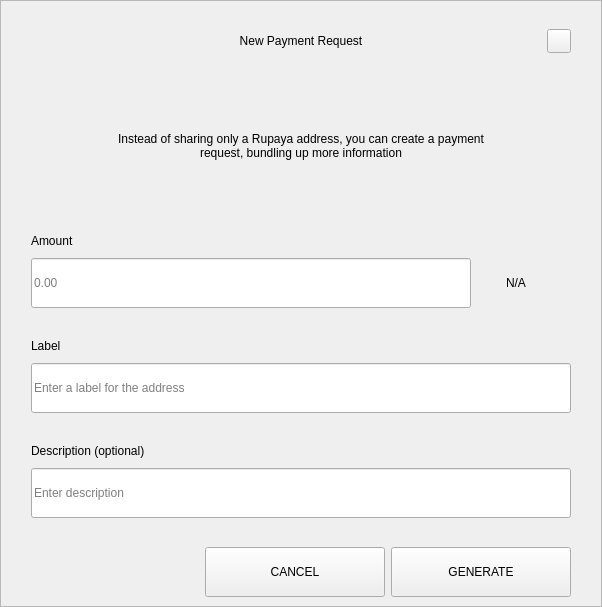
<?xml version="1.0" encoding="UTF-8"?>
<ui version="4.0">
 <class>RequestDialog</class>
 <widget class="QDialog" name="RequestDialog">
  <property name="geometry">
   <rect>
    <x>0</x>
    <y>0</y>
    <width>602</width>
    <height>607</height>
   </rect>
  </property>
  <property name="windowTitle">
   <string notr="true">N/A</string>
  </property>
  <layout class="QVBoxLayout" name="verticalLayout_5">
   <property name="spacing">
    <number>0</number>
   </property>
   <property name="leftMargin">
    <number>0</number>
   </property>
   <property name="topMargin">
    <number>0</number>
   </property>
   <property name="rightMargin">
    <number>0</number>
   </property>
   <property name="bottomMargin">
    <number>0</number>
   </property>
   <item>
    <widget class="QFrame" name="frame">
     <property name="styleSheet">
      <string notr="true"/>
     </property>
     <property name="frameShape">
      <enum>QFrame::StyledPanel</enum>
     </property>
     <property name="frameShadow">
      <enum>QFrame::Raised</enum>
     </property>
     <layout class="QVBoxLayout" name="verticalLayout_4" stretch="1,0,0">
      <property name="spacing">
       <number>0</number>
      </property>
      <property name="leftMargin">
       <number>30</number>
      </property>
      <property name="topMargin">
       <number>20</number>
      </property>
      <property name="rightMargin">
       <number>30</number>
      </property>
      <property name="bottomMargin">
       <number>0</number>
      </property>
      <item>
       <layout class="QHBoxLayout" name="horizontalLayout_3">
        <property name="spacing">
         <number>0</number>
        </property>
        <item>
         <spacer name="horizontalSpacer_21">
          <property name="orientation">
           <enum>Qt::Horizontal</enum>
          </property>
          <property name="sizeHint" stdset="0">
           <size>
            <width>40</width>
            <height>20</height>
           </size>
          </property>
         </spacer>
        </item>
        <item>
         <widget class="QLabel" name="labelTitle">
          <property name="minimumSize">
           <size>
            <width>0</width>
            <height>40</height>
           </size>
          </property>
          <property name="maximumSize">
           <size>
            <width>16777215</width>
            <height>40</height>
           </size>
          </property>
          <property name="styleSheet">
           <string notr="true">padding-left:24px;</string>
          </property>
          <property name="text">
           <string>New Payment Request</string>
          </property>
          <property name="alignment">
           <set>Qt::AlignCenter</set>
          </property>
          <property name="margin">
           <number>7</number>
          </property>
         </widget>
        </item>
        <item>
         <spacer name="horizontalSpacer">
          <property name="orientation">
           <enum>Qt::Horizontal</enum>
          </property>
          <property name="sizeHint" stdset="0">
           <size>
            <width>40</width>
            <height>20</height>
           </size>
          </property>
         </spacer>
        </item>
        <item>
         <widget class="QPushButton" name="btnEsc">
          <property name="minimumSize">
           <size>
            <width>24</width>
            <height>24</height>
           </size>
          </property>
          <property name="maximumSize">
           <size>
            <width>24</width>
            <height>24</height>
           </size>
          </property>
          <property name="focusPolicy">
           <enum>Qt::NoFocus</enum>
          </property>
          <property name="text">
           <string/>
          </property>
         </widget>
        </item>
       </layout>
      </item>
      <item>
       <widget class="QStackedWidget" name="stack">
        <property name="minimumSize">
         <size>
          <width>540</width>
          <height>0</height>
         </size>
        </property>
        <property name="maximumSize">
         <size>
          <width>540</width>
          <height>16777215</height>
         </size>
        </property>
        <property name="currentIndex">
         <number>0</number>
        </property>
        <widget class="QWidget" name="page_1">
         <property name="minimumSize">
          <size>
           <width>540</width>
           <height>0</height>
          </size>
         </property>
         <property name="maximumSize">
          <size>
           <width>540</width>
           <height>16777215</height>
          </size>
         </property>
         <layout class="QVBoxLayout" name="layout1">
          <property name="spacing">
           <number>0</number>
          </property>
          <property name="leftMargin">
           <number>0</number>
          </property>
          <property name="topMargin">
           <number>0</number>
          </property>
          <property name="rightMargin">
           <number>0</number>
          </property>
          <property name="bottomMargin">
           <number>0</number>
          </property>
          <item>
           <spacer name="verticalSpacer_21">
            <property name="orientation">
             <enum>Qt::Vertical</enum>
            </property>
            <property name="sizeType">
             <enum>QSizePolicy::Fixed</enum>
            </property>
            <property name="sizeHint" stdset="0">
             <size>
              <width>20</width>
              <height>30</height>
             </size>
            </property>
           </spacer>
          </item>
          <item alignment="Qt::AlignHCenter">
           <widget class="QLabel" name="labelMessage">
            <property name="minimumSize">
             <size>
              <width>400</width>
              <height>50</height>
             </size>
            </property>
            <property name="text">
             <string>Instead of sharing only a Rupaya address, you can create a payment request, bundling up more information</string>
            </property>
            <property name="alignment">
             <set>Qt::AlignCenter</set>
            </property>
            <property name="wordWrap">
             <bool>true</bool>
            </property>
           </widget>
          </item>
          <item alignment="Qt::AlignBottom">
           <widget class="QWidget" name="containerAmount" native="true">
            <layout class="QVBoxLayout" name="verticalLayout">
             <property name="spacing">
              <number>9</number>
             </property>
             <property name="leftMargin">
              <number>0</number>
             </property>
             <property name="topMargin">
              <number>0</number>
             </property>
             <property name="rightMargin">
              <number>0</number>
             </property>
             <property name="bottomMargin">
              <number>0</number>
             </property>
             <item>
              <widget class="QLabel" name="labelSubtitleAmount">
               <property name="minimumSize">
                <size>
                 <width>350</width>
                 <height>16</height>
                </size>
               </property>
               <property name="maximumSize">
                <size>
                 <width>16777215</width>
                 <height>16</height>
                </size>
               </property>
               <property name="text">
                <string>Amount</string>
               </property>
              </widget>
             </item>
             <item alignment="Qt::AlignTop">
              <widget class="QWidget" name="layoutAmount" native="true">
               <layout class="QHBoxLayout" name="horizontalLayout" stretch="2,0">
                <property name="spacing">
                 <number>0</number>
                </property>
                <property name="leftMargin">
                 <number>0</number>
                </property>
                <property name="topMargin">
                 <number>0</number>
                </property>
                <property name="rightMargin">
                 <number>0</number>
                </property>
                <property name="bottomMargin">
                 <number>0</number>
                </property>
                <item>
                 <widget class="QLineEdit" name="lineEditAmount">
                  <property name="minimumSize">
                   <size>
                    <width>0</width>
                    <height>50</height>
                   </size>
                  </property>
                  <property name="maximumSize">
                   <size>
                    <width>16777215</width>
                    <height>50</height>
                   </size>
                  </property>
                  <property name="placeholderText">
                   <string notr="true">0.00</string>
                  </property>
                 </widget>
                </item>
                <item>
                 <widget class="QWidget" name="comboContainer" native="true">
                  <property name="minimumSize">
                   <size>
                    <width>100</width>
                    <height>50</height>
                   </size>
                  </property>
                  <property name="maximumSize">
                   <size>
                    <width>16777215</width>
                    <height>50</height>
                   </size>
                  </property>
                  <layout class="QHBoxLayout" name="horizontalLayout_31">
                   <property name="spacing">
                    <number>0</number>
                   </property>
                   <property name="leftMargin">
                    <number>0</number>
                   </property>
                   <property name="topMargin">
                    <number>0</number>
                   </property>
                   <property name="rightMargin">
                    <number>10</number>
                   </property>
                   <property name="bottomMargin">
                    <number>0</number>
                   </property>
                   <item>
                    <widget class="QLabel" name="comboBoxCoin">
                     <property name="text">
                      <string notr="true">N/A</string>
                     </property>
                     <property name="alignment">
                      <set>Qt::AlignCenter</set>
                     </property>
                    </widget>
                   </item>
                  </layout>
                 </widget>
                </item>
               </layout>
              </widget>
             </item>
            </layout>
           </widget>
          </item>
          <item>
           <spacer name="verticalSpacer_31">
            <property name="orientation">
             <enum>Qt::Vertical</enum>
            </property>
            <property name="sizeType">
             <enum>QSizePolicy::Fixed</enum>
            </property>
            <property name="sizeHint" stdset="0">
             <size>
              <width>20</width>
              <height>30</height>
             </size>
            </property>
           </spacer>
          </item>
          <item>
           <layout class="QVBoxLayout" name="verticalLayoutLabel">
            <property name="spacing">
             <number>9</number>
            </property>
            <item>
             <widget class="QLabel" name="labelSubtitleLabel">
              <property name="minimumSize">
               <size>
                <width>0</width>
                <height>16</height>
               </size>
              </property>
              <property name="maximumSize">
               <size>
                <width>16777215</width>
                <height>16</height>
               </size>
              </property>
              <property name="text">
               <string>Label</string>
              </property>
             </widget>
            </item>
            <item>
             <widget class="QLineEdit" name="lineEditLabel">
              <property name="minimumSize">
               <size>
                <width>0</width>
                <height>50</height>
               </size>
              </property>
              <property name="maximumSize">
               <size>
                <width>16777215</width>
                <height>50</height>
               </size>
              </property>
              <property name="placeholderText">
               <string>Enter a label for the address</string>
              </property>
             </widget>
            </item>
           </layout>
          </item>
          <item>
           <spacer name="verticalSpacer_34">
            <property name="orientation">
             <enum>Qt::Vertical</enum>
            </property>
            <property name="sizeType">
             <enum>QSizePolicy::Fixed</enum>
            </property>
            <property name="sizeHint" stdset="0">
             <size>
              <width>20</width>
              <height>30</height>
             </size>
            </property>
           </spacer>
          </item>
          <item>
           <layout class="QVBoxLayout" name="verticalLayoutDescription">
            <property name="spacing">
             <number>9</number>
            </property>
            <item>
             <widget class="QLabel" name="labelSubtitleDescription">
              <property name="minimumSize">
               <size>
                <width>0</width>
                <height>16</height>
               </size>
              </property>
              <property name="maximumSize">
               <size>
                <width>16777215</width>
                <height>16</height>
               </size>
              </property>
              <property name="text">
               <string>Description (optional)</string>
              </property>
             </widget>
            </item>
            <item>
             <widget class="QLineEdit" name="lineEditDescription">
              <property name="minimumSize">
               <size>
                <width>0</width>
                <height>50</height>
               </size>
              </property>
              <property name="maximumSize">
               <size>
                <width>16777215</width>
                <height>50</height>
               </size>
              </property>
              <property name="placeholderText">
               <string>Enter description</string>
              </property>
             </widget>
            </item>
            <item>
             <spacer name="verticalSpacer_4">
              <property name="orientation">
               <enum>Qt::Vertical</enum>
              </property>
              <property name="sizeType">
               <enum>QSizePolicy::Fixed</enum>
              </property>
              <property name="sizeHint" stdset="0">
               <size>
                <width>20</width>
                <height>20</height>
               </size>
              </property>
             </spacer>
            </item>
           </layout>
          </item>
         </layout>
        </widget>
        <widget class="QWidget" name="page_2">
         <layout class="QVBoxLayout" name="layout2">
          <item>
           <spacer name="verticalSpacer_5">
            <property name="orientation">
             <enum>Qt::Vertical</enum>
            </property>
            <property name="sizeType">
             <enum>QSizePolicy::Fixed</enum>
            </property>
            <property name="sizeHint" stdset="0">
             <size>
              <width>20</width>
              <height>50</height>
             </size>
            </property>
           </spacer>
          </item>
          <item alignment="Qt::AlignHCenter">
           <widget class="QLabel" name="labelQrImg">
            <property name="minimumSize">
             <size>
              <width>260</width>
              <height>260</height>
             </size>
            </property>
            <property name="maximumSize">
             <size>
              <width>260</width>
              <height>260</height>
             </size>
            </property>
            <property name="text">
             <string/>
            </property>
            <property name="alignment">
             <set>Qt::AlignCenter</set>
            </property>
           </widget>
          </item>
          <item>
           <spacer name="verticalSpacer_2">
            <property name="orientation">
             <enum>Qt::Vertical</enum>
            </property>
            <property name="sizeType">
             <enum>QSizePolicy::Fixed</enum>
            </property>
            <property name="sizeHint" stdset="0">
             <size>
              <width>20</width>
              <height>30</height>
             </size>
            </property>
           </spacer>
          </item>
          <item alignment="Qt::AlignHCenter">
           <widget class="QLabel" name="labelAddress">
            <property name="text">
             <string notr="true">N/A </string>
            </property>
           </widget>
          </item>
          <item>
           <spacer name="verticalSpacer_32">
            <property name="orientation">
             <enum>Qt::Vertical</enum>
            </property>
            <property name="sizeType">
             <enum>QSizePolicy::Expanding</enum>
            </property>
            <property name="sizeHint" stdset="0">
             <size>
              <width>20</width>
              <height>20</height>
             </size>
            </property>
           </spacer>
          </item>
          <item>
           <layout class="QHBoxLayout" name="horizontal">
            <property name="leftMargin">
             <number>20</number>
            </property>
            <property name="rightMargin">
             <number>20</number>
            </property>
            <property name="bottomMargin">
             <number>20</number>
            </property>
            <item>
             <spacer name="horizontalSpacer_4">
              <property name="orientation">
               <enum>Qt::Horizontal</enum>
              </property>
              <property name="sizeHint" stdset="0">
               <size>
                <width>40</width>
                <height>20</height>
               </size>
              </property>
             </spacer>
            </item>
            <item>
             <widget class="QPushButton" name="btnCopyAddress">
              <property name="minimumSize">
               <size>
                <width>180</width>
                <height>50</height>
               </size>
              </property>
              <property name="text">
               <string>COPY ADDRESS</string>
              </property>
             </widget>
            </item>
            <item>
             <widget class="QPushButton" name="btnCopyUrl">
              <property name="minimumSize">
               <size>
                <width>180</width>
                <height>50</height>
               </size>
              </property>
              <property name="text">
               <string>COPY URL</string>
              </property>
             </widget>
            </item>
            <item>
             <spacer name="horizontalSpacer_2">
              <property name="orientation">
               <enum>Qt::Horizontal</enum>
              </property>
              <property name="sizeHint" stdset="0">
               <size>
                <width>40</width>
                <height>20</height>
               </size>
              </property>
             </spacer>
            </item>
           </layout>
          </item>
         </layout>
        </widget>
       </widget>
      </item>
      <item>
       <widget class="QWidget" name="buttonsStack" native="true">
        <layout class="QHBoxLayout" name="horizontalLayout_5">
         <property name="leftMargin">
          <number>20</number>
         </property>
         <property name="rightMargin">
          <number>0</number>
         </property>
         <item>
          <spacer name="horizontalSpacer_41">
           <property name="orientation">
            <enum>Qt::Horizontal</enum>
           </property>
           <property name="sizeHint" stdset="0">
            <size>
             <width>40</width>
             <height>20</height>
            </size>
           </property>
          </spacer>
         </item>
         <item>
          <widget class="QPushButton" name="btnCancel">
           <property name="minimumSize">
            <size>
             <width>180</width>
             <height>50</height>
            </size>
           </property>
           <property name="focusPolicy">
            <enum>Qt::NoFocus</enum>
           </property>
           <property name="text">
            <string>CANCEL</string>
           </property>
          </widget>
         </item>
         <item>
          <widget class="QPushButton" name="btnSave">
           <property name="minimumSize">
            <size>
             <width>180</width>
             <height>50</height>
            </size>
           </property>
           <property name="focusPolicy">
            <enum>Qt::NoFocus</enum>
           </property>
           <property name="text">
            <string>GENERATE</string>
           </property>
          </widget>
         </item>
        </layout>
       </widget>
      </item>
     </layout>
    </widget>
   </item>
  </layout>
 </widget>
 <resources/>
 <connections/>
</ui>
